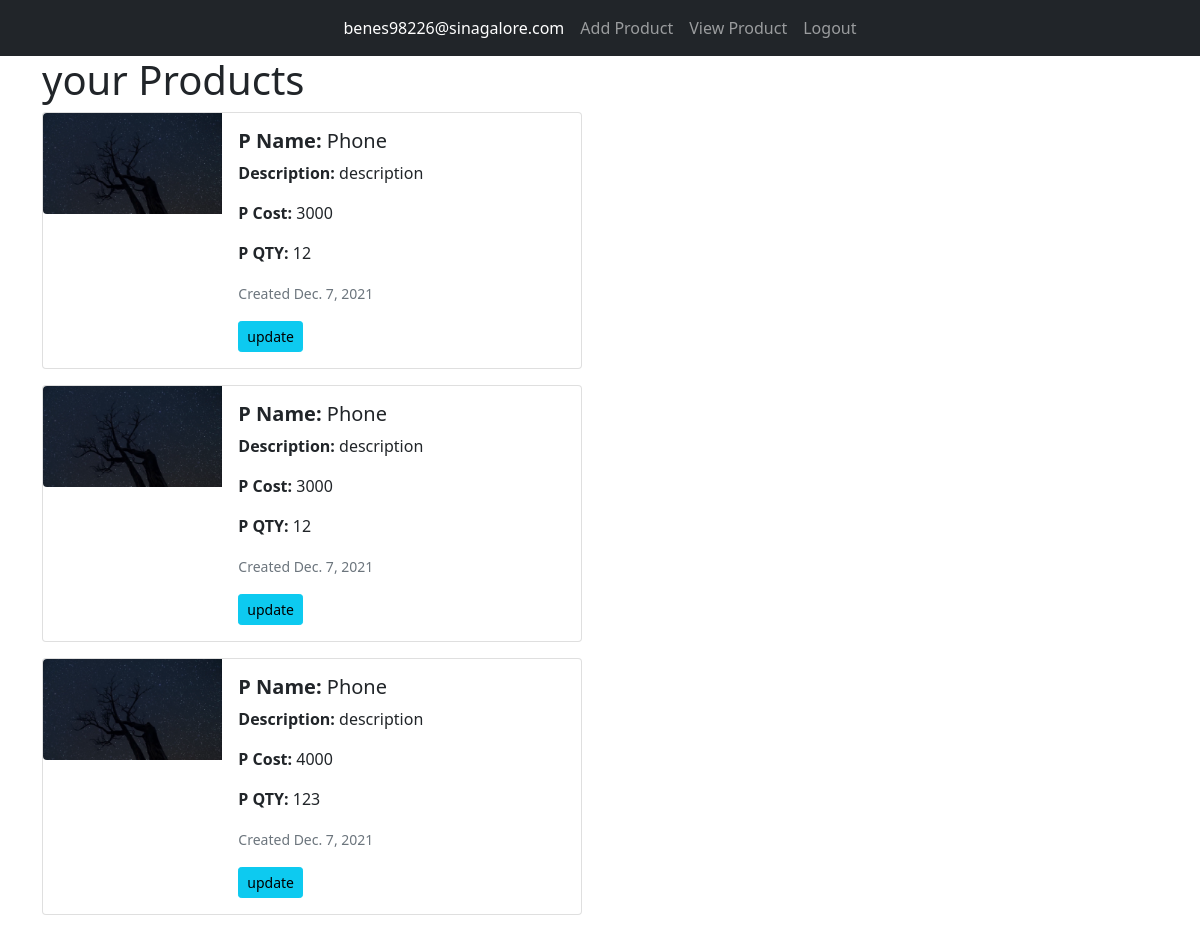
Before: /product/view-product (signed in) with the older database file.
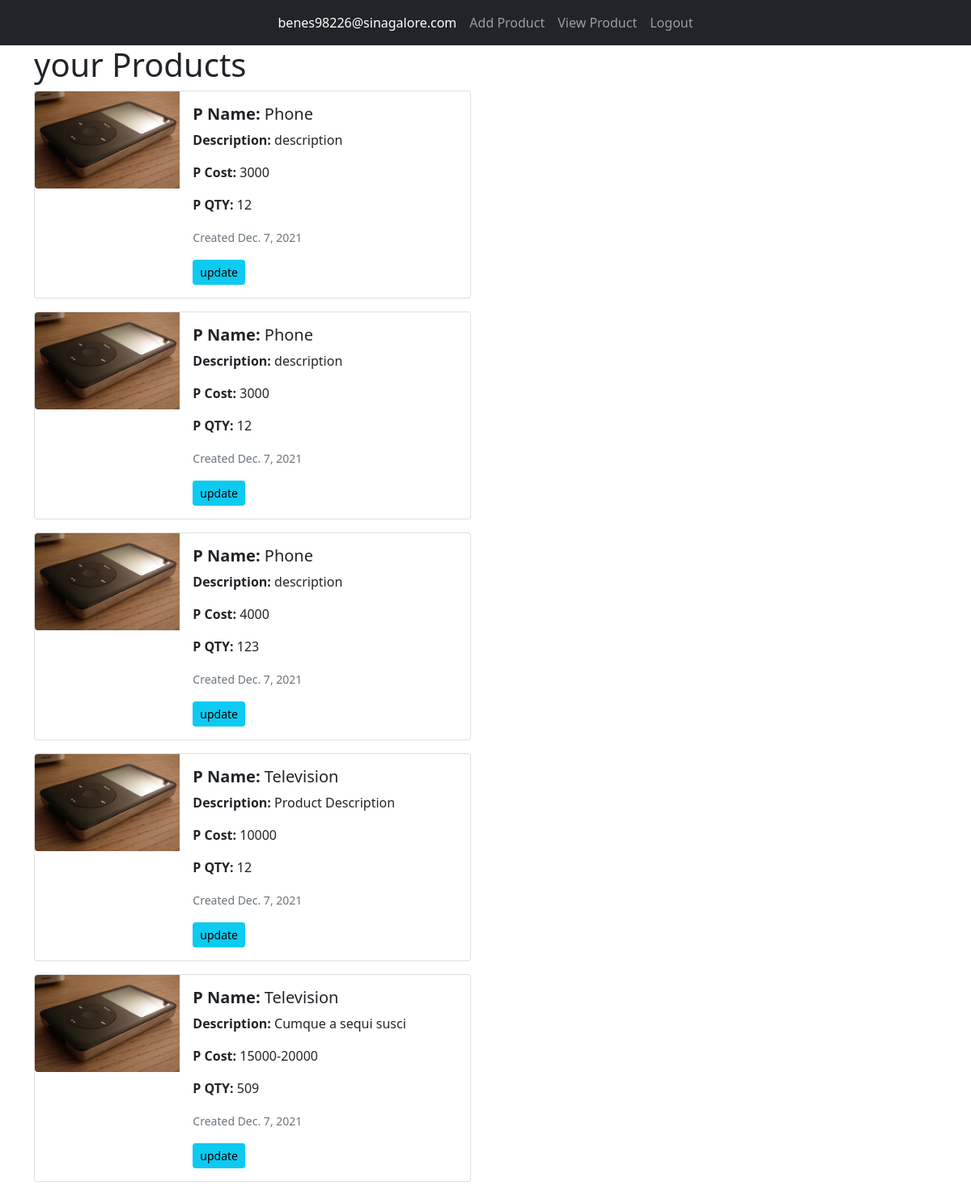
After: the same page with the newer database file.
### userauth/models.py (models this page shows, shortened)
class UsersAccount(AbstractBaseUser, PermissionsMixin):
    email = models.EmailField(verbose_name='Email Address', unique=True)
    full_name = models.CharField(max_length=50)
    mobile = models.CharField(max_length=12, blank=True)
    is_active = models.BooleanField(default=False)
    is_staff = models.BooleanField(default=False)
    created = models.DateTimeField(auto_now_add=True)
    updated = models.DateTimeField(auto_now=True)
    objects = CustomAccountManager()
    USERNAME_FIELD = 'email'
    REQUIRED_FIELDS = ['full_name']
    class Meta:
        verbose_name = 'Account'
        verbose_name_plural = 'Account'
    def __str__(self):
        return self.email

### products/models.py (models this page shows, shortened)
class Product(models.Model):
    AVAILABILITY = (
        ('Available', 'Available'),
        ('Not_Available', 'Not_Available'),
    )
    STATUS = (
        ('Pending', 'Pending'), ('Collected', 'Collected'),
    )
    user = models.ForeignKey(UsersAccount, on_delete=models.DO_NOTHING)
    product = models.ForeignKey(Category, on_delete=models.DO_NOTHING, null=True, blank=True)
    product_image = models.ImageField(upload_to='media')
    description = models.TextField()
    created_date = models.DateField(auto_now_add=True)
    collected_date = models.DateField(default=timezone.now)
    quantity = models.IntegerField()
    cost = models.CharField(max_length=20)
    other = models.CharField(max_length=50, null=True, blank=True)
    status = models.CharField(max_length=10, choices=STATUS, default='Pending')
    availability = models.CharField(max_length=20, choices=AVAILABILITY, default='Available', null=True)
    payed = models.BooleanField(default=False, null=True)

class Category(models.Model):
    name = models.CharField(max_length=100)
    cost = models.CharField(max_length=30, default=0)
    def __str__(self):
        return f'{self.name}'

### products/views.py (the view)
# urls.py: path('view-product', houseHoldProducts, name='view_product'),
def houseHoldProducts(request):
    products = Product.objects.filter(user=request.user)
    if request.user.is_staff:
        products = Product.objects.all()
    return render(request, 'houseHoldProducts.html', {'products': products})

### templates/houseHoldProducts.html
{% extends 'base.html' %}
{% block content %}
<div class="container">
    <h1>your Products</h1>
    {% for product in products %}
    <div class="card mb-3" style="max-width: 540px;">
      <div class="row g-0">
        <div class="col-md-4">
          <img src="{{ product.product_image.url }}" class="img-fluid rounded-start" alt="image for {{ product.product }}">
        </div>
        <div class="col-md-8">
          <div class="card-body">
            <h5 class="card-title"><b>P Name:</b> {{ product.product }}</h5>
            <p class="card-text"><b>Description:</b> {{ product.description }}</p>
            <p class="card-text"><b>P Cost:</b> {{ product.cost }}</p>
            <p class="card-text"><b>P QTY:</b> {{ product.quantity }}</p>
            <p class="card-text"><small class="text-muted">Created {{ product.created_date}}</small></p>
              {% if not request.user.is_staff %}
                <a href="{% url 'update_product' product.id %}" class="btn btn-sm btn-info">update</a>
              {% endif %}
          </div>
        </div>
      </div>
    </div>
    {% endfor %}
</div>
{% endblock %}

### templates/base.html (shortened to what this page needs)
<!DOCTYPE html>
{% load crispy_forms_tags %}
<html lang="en">
<head>
<link href="https://cdn.jsdelivr.net/npm/bootstrap@5.1.3/dist/css/bootstrap.min.css" rel="stylesheet">
</head>
<body>
    <nav class="navbar navbar-expand-lg navbar-dark bg-dark" aria-label="Tenth navbar example">
        <div class="container-fluid">
          <div class="collapse navbar-collapse justify-content-md-center" id="">
            <ul class="navbar-nav">
              <li class="nav-item">
                <a class="nav-link active" aria-current="page" href="#">{{ request.user }}</a>
              </li>
              {% if request.user.is_authenticated %}
                  <li class="nav-item">
                    <a class="nav-link" href="{% url 'add_product' %}">Add Product</a>
                  </li>
                  <li class="nav-item">
                    <a class="nav-link" href="{% url 'view_product' %}">View Product</a>
                  </li>
                  <li class="nav-item">
                    <a class="nav-link" href="{% url 'logout' %}">Logout</a>
                  </li>
              {% endif %}
            </ul>
          </div>
        </div>
      </nav>
      {% block content %}
      {% endblock%}
</body>
</html>

Changed rows visible on the page:
changed Product (number 1 of 5 on the later page): product_image: picture added in place of a placeholder
changed Product (number 2 of 5 on the later page): product_image: picture added in place of a placeholder
changed Product (number 3 of 5 on the later page): product_image: picture added in place of a placeholder
added Product: product_image (picture), product "Television", description "Product Description", cost "10000", quantity "12", created_date "Dec. 7, 2021"
added Product: product_image (picture), product "Television", description "Cumque a sequi susci", cost "15000-20000", quantity "509", created_date "Dec. 7, 2021"
